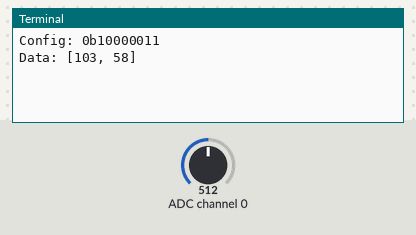
Bench run of a program on a simulated Raspberry Pi (BCM pin numbers). Parts: the last lines printed to the terminal. The test bench sets the inputs (shaded band); at power-on: ADC channel 0 = 512 (analog values on the 0–1023 scale).

Above: at 1.2 s.
1.3 s: ADC channel 0 set to 716
At 3.0 s:
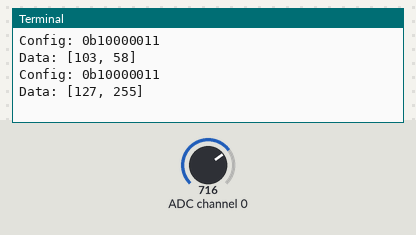
4.0 s: ADC channel 0 set to 511
At 4.6 s:
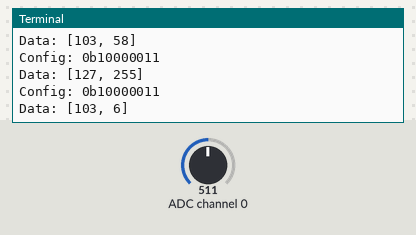
Timing chart, 0 to 7.0 s (numbered marks = the images above; inputs shaded):
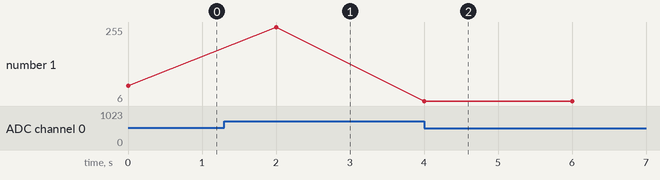

Measured:
- after the input at 1.3 s, the terminal: prints a new line after 0.70 s (image 1)
- after the input at 4.0 s, the terminal: prints a new line at once (image 2)
- plotted number 1: 58 → 255 after the input at 1.3 s, 255 → 6 after the input at 4.0 s

The program:

ADS1115.py
```python
import smbus
import time

bus_num = 1
dev_addr = 0x48

bus = smbus.SMBus(bus_num)

conv_addr = 0x00
conf_addr = 0x01

bus.write_i2c_block_data(dev_addr, conf_addr, [0b01000100, 0b10000011])

while(1):
    try:
        data = bus.read_i2c_block_data(dev_addr, conf_addr, 2)
        print(f"Config: {bin(data[1])}")
        data_raw = bus.read_i2c_block_data(dev_addr, conv_addr, 2)
        data = (data_raw[0]<<8)+data_raw[1]
        data = data*3.3/65535
        print(f"Data: {data_raw}")
    except Exception as e:
        print(f"Error: {e}")

    time.sleep(2)

    
```
